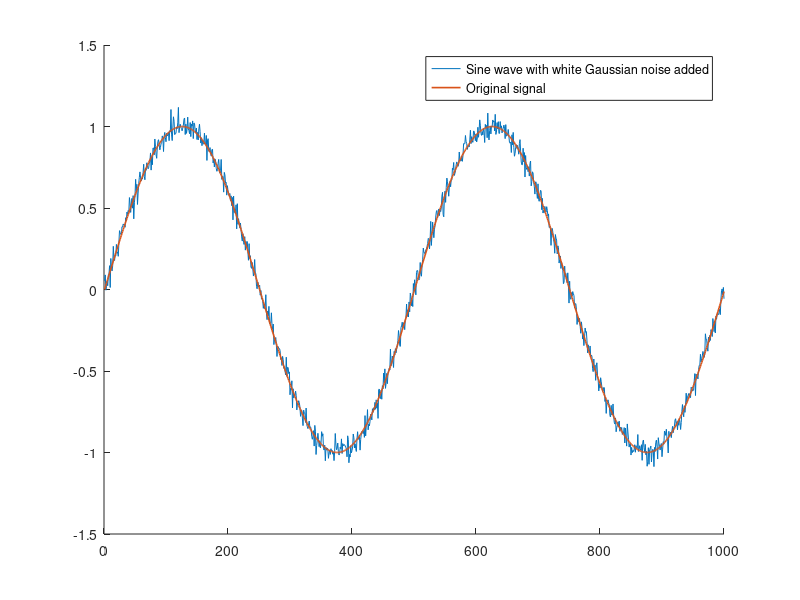

Recreate this plot in MATLAB. (Note: this script raises an error after producing the figure.)
%Pre cleaning
close all;
clear;
clc;

%Sine signal replica
t = 0:1:999;
original = sin(2*pi*0.002*t);

%Noisy replica
noise = wgn(1, 1000, -28); %-28 dBW was chosen to replicate the noise in the original paper.
noisy_signal = original + noise;

figure(1)
hold on;
plot(noisy_signal);
plot(original, 'LineWidth', 1.2);
legend("Sine wave with white Gaussian noise added", "Original signal");
hold off;

%Uniform denoising using wavelets

wavelets = ["haar", "db4", "db12", "sym2", "sym4", "sym8", "bl7", "bl10"];

denoised = zeros(8, 4, 1000);

for n = 1:size(denoised, 2) %This represents the levels of decomposition used on the denoising process
    for k = 1:size(denoised, 1)
        denoised(k, n, :) = wdenoise(noisy_signal, n, Wavelet=wavelets(k));
    end
end

figure(2)

hold on;
plot(squeeze(denoised(1, 1, :)));
plot(original, 'LineWidth', 1.2);
legend("Sine wave with white Gaussian noise added", "Original signal");
hold off;

%SM1
SM1 = zeros(size(denoised, 1), size(denoised, 2));
SM1_percentage = zeros(size(denoised, 1), size(denoised, 2));

%In this case we calculate the SM1 for the base signal
signal_vector = noisy_signal';
dif = signal_vector(2:end) - signal_vector(1:end-1);
SM1_base = sum(abs(dif));

for n = 1:size(denoised, 2)
    for k = 1:size(denoised, 1)
        signal_vector = squeeze(denoised(k, n, :));
        dif = signal_vector(2:end) - signal_vector(1:end-1);
        SM1(k, n) = sum(abs(dif));
        SM1_percentage(k, n) = 100*(SM1_base-SM1(k, n))/(SM1_base);
    end
end

%SM2
SM2 = zeros(size(denoised, 1), size(denoised, 2));
SM2_percentage = zeros(size(denoised, 1), size(denoised, 2));

signal_vector = noisy_signal';
dif = signal_vector(1:end-2) - 2.*signal_vector(2:end-1) + signal_vector(3:end);
SM2_base = sum((dif).^(2));

for n = 1:size(denoised, 2)
    for k = 1:size(denoised, 1)
        signal_vector = squeeze(denoised(k, n, :));
        dif = signal_vector(1:end-2) - 2.*signal_vector(2:end-1) + signal_vector(3:end);
        SM2(k, n) = sum((dif).^(2));
        SM2_percentage(k, n) = 100*(SM2_base-SM2(k, n))/(SM2_base);
    end
end